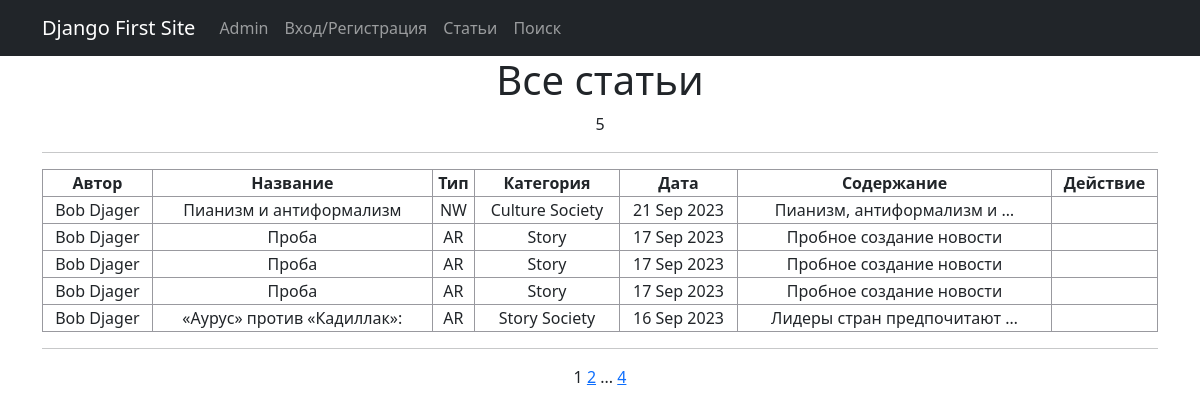
Before: /news/ with the older database file.
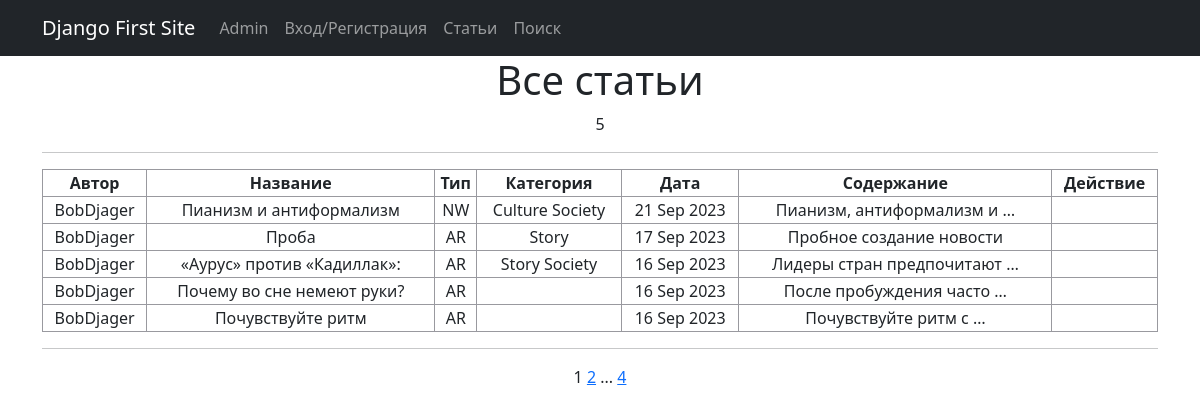
After: the same page with the newer database file.
### news/models.py (models this page shows, shortened)
class Post(models.Model):
    news = 'NW'
    article = 'AR'
    CATEGORY_CHOICES = [
        (news, 'Новость'),
        (article, 'Статья')
    ]
    post_author = models.ForeignKey(Author, on_delete=models.CASCADE)
    category_type = models.CharField(max_length=2, choices=CATEGORY_CHOICES,
                                     default=article)
    post_date = models.DateTimeField(auto_now_add=True)
    post_category = models.ManyToManyField(Category, through='PostCategory')
    post_title = models.CharField(max_length=128)
    post_text = models.TextField()
    post_rating = models.SmallIntegerField(default=0)

class Author(models.Model):
    author_user = models.OneToOneField(User, on_delete=models.CASCADE)
    author_rating = models.SmallIntegerField(default=0)
    def __str__(self):
        return f'{self.author_user.username}'

class Category(models.Model):
    category_name = models.CharField(max_length=64, unique=True)
    subscribers = models.ManyToManyField(User, related_name='categories')

### news/views.py (the view)
# urls.py: path('', PostList.as_view(), name='news'),
class PostList(ListView):
    model = Post
    ordering = '-post_date'
    template_name = 'news.html'
    context_object_name = 'news'
    paginate_by = 5
    def get_context_data(self, **kwargs):
        context = super().get_context_data(**kwargs)
        return context

### news/templates/news/news.html (shortened to what this page needs)
{% extends 'flatpages/default.html' %}
{% load censor_filters %}
{% block content %}
<h1>Все статьи</h1>
{{ news|length }}
<hr>
{% if news|length %}
    <table>
        <tr>
            <th>Автор</th>
            <th>Название</th>
            <th>Тип</th>
            <th>Категория</th>
            <th>Дата</th>
            <th>Содержание</th>
            <th>Действие</th>
        </tr>
        {% for post in news %}
        <col>
            <td>{{ post.post_author}}</td>
            <td>{{ post.post_title }}</td>
            <td>{{ post.category_type }}</td>
            <td>
                    {% for cat in post.post_category.all %}
                        {{ cat.category_name }}
                    {% endfor %}
            </td>
            <td>{{ post.post_date|date:'d M Y'}}</td>
            <td>{{ post.post_text|truncatewords:3}}</td>
            <td>
            </td>
        {% endfor %}
    </table>
            <hr>
        {% else %}
            <h1>Извините на данный момент статей нет</h1>
{% endif %}
{{ page_obj.number }}
{% if page_obj.has_next %}
    <a href="?page={{ page_obj.next_page_number }}">{{ page_obj.next_page_number }}</a>
    {% if paginator.num_pages != page_obj.next_page_number %}
    ...
    <a href="?page={{ page_obj.paginator.num_pages }}">{{ page_obj.paginator.num_pages }}</a>
    {% endif %}
{% endif %}
{% endblock content %}

### news/templates/news/flatpages/default.html (shortened to what this page needs)
<!DOCTYPE html>
<html lang="en">
    <head>
        {% load static %}
        <link href="{% static 'css/styles.css' %}" rel="stylesheet" />
    </head>
    <body>
       <nav class="navbar navbar-expand-lg navbar-dark bg-dark static-top">
            <div class="container">
                <a class="navbar-brand" href="#">Django First Site</a>
                <div class="collapse navbar-collapse" id="navbarResponsive">
                    <ul class="navbar-nav ml-auto">
                        <li class="nav-item active">
                            <a class="nav-link" href="/admin/">Admin
                            </a>
                        </li>
                        <li class="nav-item active">
                            <a class="nav-link" href="/accounts/login/">Вход/Регистрация
                            </a>
                        </li>
                        <li class="nav-item">
                            <a class="nav-link" href="/news/">Статьи</a>
                        </li>
                        <li class="nav-item">
                            <a class="nav-link" href="/news/search/">Поиск</a>
                        </li>
                    </ul>
                </div>
            </div>
        </nav>
        <div class="container">
            <div class="row">
                <div class="col-lg-12 text-center">
                    {% block content %}
                    {% endblock content %}
                </div>
            </div>
        </div>
    </body>
</html>

### news/templates/news/flatpages/default.html (style rules this page uses)
table { border: 1px solid #99999FFF; }
th { border: 1px solid #99999FFF; }
td { border: 1px solid #99999FFF; }
table { width: 100%; }

Changed rows visible on the page:
removed Post: post_author "Bob Djager", post_title "Проба", category_type "AR", post_date "17 Sep 2023", post_text "Пробное создание новости", Category (category_name "Story")
removed Post: post_author "Bob Djager", post_title "Проба", category_type "AR", post_date "17 Sep 2023", post_text "Пробное создание новости", Category (category_name "Story")
changed through a linked row, Post "Пианизм и антиформализм": post_author "Bob Djager" → "BobDjager"
changed through a linked row, Post "Проба": post_author "Bob Djager" → "BobDjager"
changed through a linked row, Post "«Аурус» против «Кадиллак»:": post_author "Bob Djager" → "BobDjager"
now on this page (row unchanged): Post: post_author "BobDjager", post_title "Почему во сне немеют руки?", category_type "AR", post_date "16 Sep 2023", post_text "После пробуждения часто …"
now on this page (row unchanged): Post: post_author "BobDjager", post_title "Почувствуйте ритм", category_type "AR", post_date "16 Sep 2023", post_text "Почувствуйте ритм с …"
